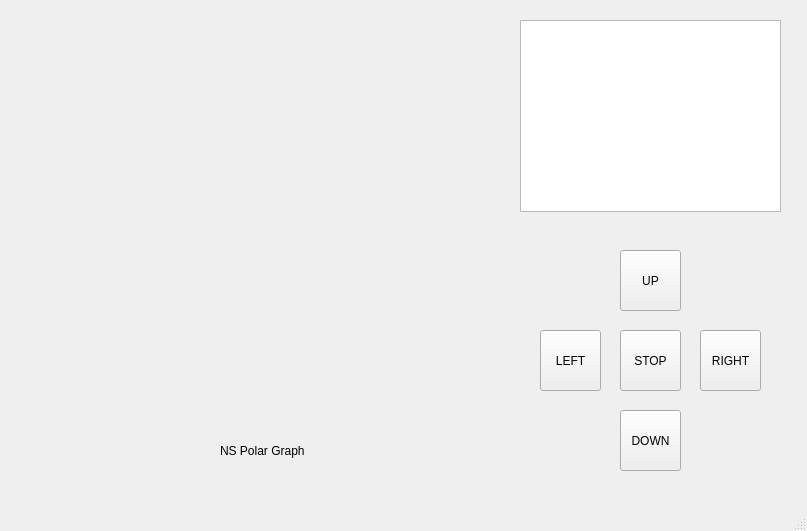
<?xml version="1.0" encoding="UTF-8"?>
<ui version="4.0">
 <class>WAVE_ROVER_UI</class>
 <widget class="QMainWindow" name="WAVE_ROVER_UI">
  <property name="geometry">
   <rect>
    <x>0</x>
    <y>0</y>
    <width>807</width>
    <height>531</height>
   </rect>
  </property>
  <property name="windowTitle">
   <string>MainWindow</string>
  </property>
  <widget class="QWidget" name="centralwidget">
   <widget class="QWidget" name="widget" native="true">
    <property name="geometry">
     <rect>
      <x>20</x>
      <y>20</y>
      <width>481</width>
      <height>391</height>
     </rect>
    </property>
   </widget>
   <widget class="QPushButton" name="pushButton">
    <property name="geometry">
     <rect>
      <x>620</x>
      <y>250</y>
      <width>61</width>
      <height>61</height>
     </rect>
    </property>
    <property name="text">
     <string>UP</string>
    </property>
   </widget>
   <widget class="QPushButton" name="pushButton_2">
    <property name="geometry">
     <rect>
      <x>540</x>
      <y>330</y>
      <width>61</width>
      <height>61</height>
     </rect>
    </property>
    <property name="text">
     <string>LEFT</string>
    </property>
   </widget>
   <widget class="QPushButton" name="pushButton_3">
    <property name="geometry">
     <rect>
      <x>700</x>
      <y>330</y>
      <width>61</width>
      <height>61</height>
     </rect>
    </property>
    <property name="text">
     <string>RIGHT</string>
    </property>
   </widget>
   <widget class="QPushButton" name="pushButton_4">
    <property name="geometry">
     <rect>
      <x>620</x>
      <y>410</y>
      <width>61</width>
      <height>61</height>
     </rect>
    </property>
    <property name="text">
     <string>DOWN</string>
    </property>
   </widget>
   <widget class="QPushButton" name="pushButton_5">
    <property name="geometry">
     <rect>
      <x>620</x>
      <y>330</y>
      <width>61</width>
      <height>61</height>
     </rect>
    </property>
    <property name="text">
     <string>STOP</string>
    </property>
   </widget>
   <widget class="QLabel" name="label">
    <property name="geometry">
     <rect>
      <x>220</x>
      <y>430</y>
      <width>91</width>
      <height>41</height>
     </rect>
    </property>
    <property name="text">
     <string>NS Polar Graph</string>
    </property>
   </widget>
   <widget class="QGraphicsView" name="graphicsView">
    <property name="geometry">
     <rect>
      <x>520</x>
      <y>20</y>
      <width>261</width>
      <height>192</height>
     </rect>
    </property>
   </widget>
  </widget>
  <widget class="QMenuBar" name="menubar">
   <property name="geometry">
    <rect>
     <x>0</x>
     <y>0</y>
     <width>807</width>
     <height>22</height>
    </rect>
   </property>
  </widget>
  <widget class="QStatusBar" name="statusbar"/>
 </widget>
 <resources/>
 <connections/>
</ui>
